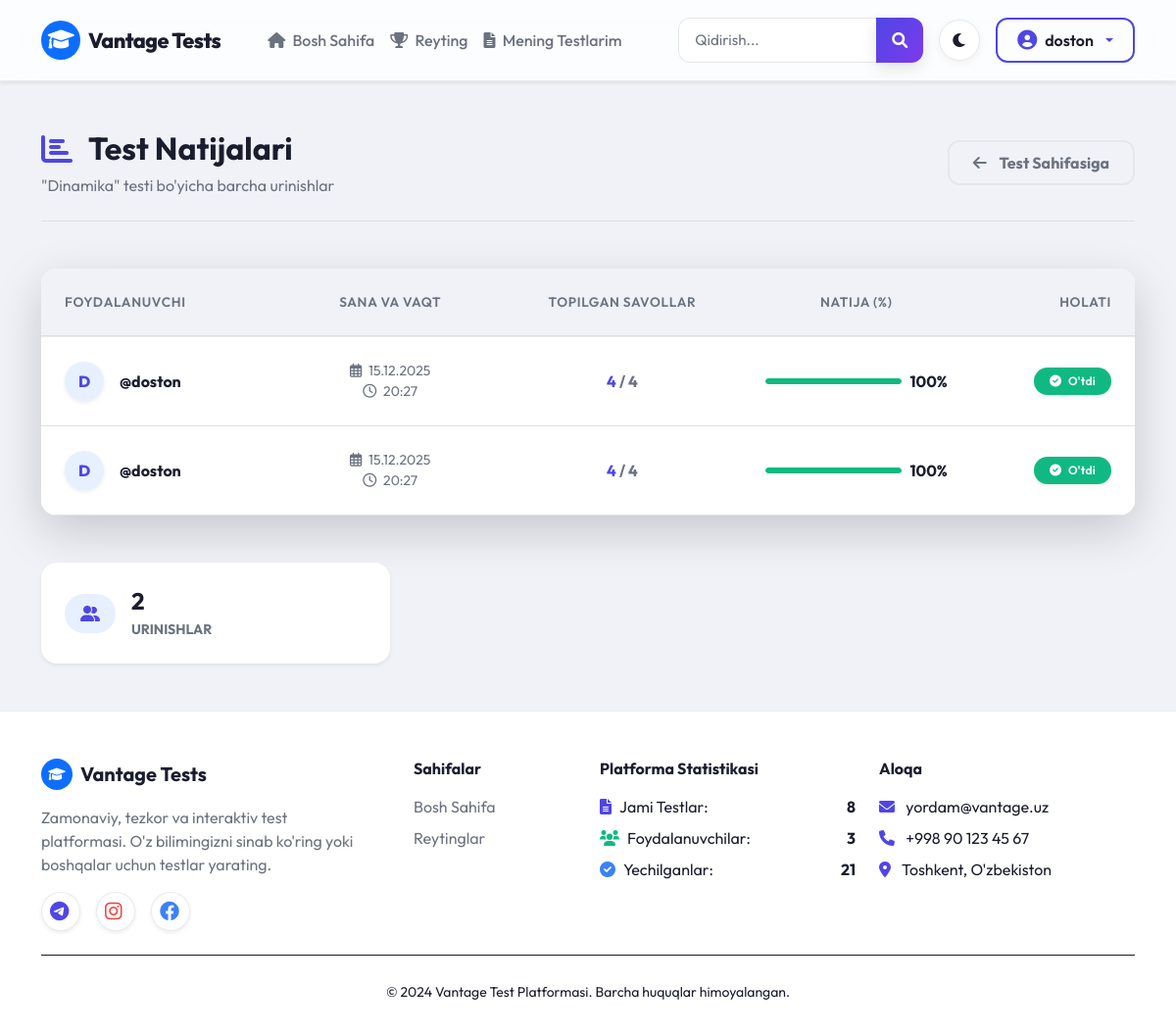
The app's page /test/7/results/ (signed in), older data.
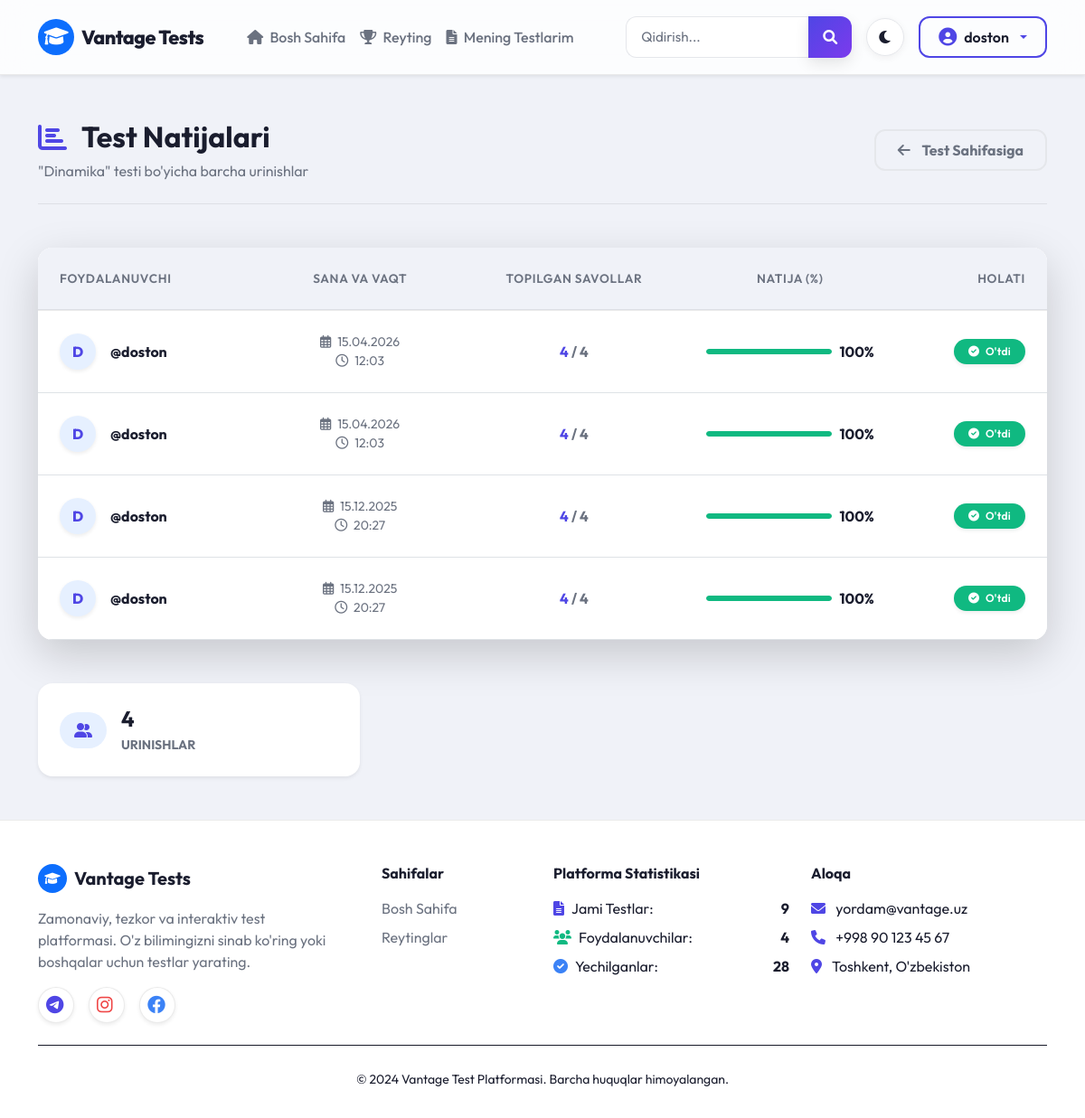
The same page, newer data.
### main/models.py (models this page shows, shortened)
class CheckTest(models.Model):
    student = models.ForeignKey(User, on_delete=models.CASCADE)
    test = models.ForeignKey(Test, on_delete=models.CASCADE)
    finded_questions = models.PositiveBigIntegerField(default=0)
    user_passed = models.BooleanField(default=False)
    percentage = models.PositiveBigIntegerField(default=0)
    is_public = models.BooleanField(default=True)
    started_at = models.DateTimeField(auto_now_add=True)
    finished_at = models.DateTimeField(null=True, blank=True)

class Test(models.Model):
    author = models.ForeignKey(User, on_delete=models.CASCADE)
    category = models.ForeignKey(Category, on_delete=models.CASCADE)
    title = models.CharField(max_length=200)
    maximum_attempts = models.PositiveBigIntegerField()
    duration = models.PositiveIntegerField(default=20, help_text="Test davomiyligi (daqiqada)")
    pass_percentage = models.PositiveBigIntegerField()

### main/views.py (the view)
# urls.py: path('test/<int:test_id>/results/', views.test_results_for_author, name='test_results_for_author'),
@login_required(login_url='login')
def test_results_for_author(request, test_id):
    test = get_object_or_404(Test, id=test_id, author=request.user)
    checktests = CheckTest.objects.filter(test=test).order_by('-started_at')
    return render(request, 'test_results_for_author.html', {'test': test, 'checktests': checktests})

### main/context_processors.py (called while the page is built)
def footer_stats(request):
    try:
        total_tests_count = Test.objects.count()
    except Exception:
        total_tests_count = 0
    try:
        active_users_count = User.objects.filter(is_active=True).count()
    except Exception:
        active_users_count = 0
    try:
        completed_tests_count = CheckTest.objects.count()
    except Exception:
        completed_tests_count = 0
    return {
        'total_tests_count': total_tests_count,
        'active_users_count': active_users_count,
        'completed_tests_count': completed_tests_count,
    }

### templates/test_results_for_author.html (shortened to what the changed rows need)
{% extends "base.html" %}
{% block content %}
<div class="container py-4">
    <div class="row justify-content-center">
        <div class="col-12">
            <div class="d-flex flex-column flex-md-row justify-content-between align-items-md-center mb-5 gap-3 border-bottom pb-4" style="border-color: var(--border) !important;">
                <div>
                    <h2 class="fw-bold mb-1 d-flex align-items-center">
                        <i class="fas fa-chart-bar text-primary me-3"></i> Test Natijalari
                    </h2>
                    <p class="text-muted mb-0">"{{ test.title }}" testi bo'yicha barcha urinishlar</p>
                </div>
            </div>
            <div class="card border-0 shadow-lg rounded-4 overflow-hidden bg-card">
                <div class="card-body p-0">
                    {% if checktests %}
                    <div class="table-responsive">
                        <table class="table table-hover align-middle mb-0 text-center">
                            <thead class="bg-light text-muted" style="font-size: 0.85rem; border-color: var(--border) !important;">
                                <tr>
                                    <th class="py-4 ps-4 text-start">Foydalanuvchi</th>
                                    <th class="py-4">Sana va Vaqt</th>
                                    <th class="py-4">Topilgan Savollar</th>
                                    <th class="py-4">Natija (%)</th>
                                    <th class="py-4 pe-4 text-end">Holati</th>
                                </tr>
                            </thead>
                            <tbody class="text-main" style="border-top: 1px solid var(--border);">
                                {% for ct in checktests %}
                                <tr style="transition: all 0.2s;">
                                    <td class="py-4 ps-4 text-start">
                                        <div class="d-flex align-items-center">
                                            <div class="bg-primary bg-opacity-10 text-primary rounded-circle d-flex align-items-center justify-content-center me-3 shadow-sm" style="width: 40px; height: 40px; font-weight: 800;">
                                                {{ ct.student.username|first|upper }}
                                            </div>
                                            <div>
                                                <h6 class="fw-bold mb-0">@{{ ct.student.username }}</h6>
                                            </div>
                                        </div>
                                    </td>
                                    <td class="py-4 text-muted small">
                                        <i class="far fa-calendar-alt me-1"></i> {{ ct.started_at|date:"d.m.Y" }}<br>
                                        <i class="far fa-clock me-1"></i> {{ ct.started_at|date:"H:i" }}
                                    </td>
                                    <td class="py-4 fw-bold">
                                        <span class="text-primary">{{ ct.finded_questions }}</span> <span class="text-muted">/ {{ test.question_set.count }}</span>
                                    </td>
                                    <td class="py-4">
                                        <div class="d-flex align-items-center justify-content-center gap-2">
                                            <div class="progress flex-grow-1" style="height: 6px; width: 60px; border-radius: 10px; background: rgba(0,0,0,0.05);">
                                                <div class="progress-bar {% if ct.user_passed %}bg-success{% else %}bg-danger{% endif %}" role="progressbar" style="width: {{ ct.percentage }}%; border-radius: 10px;"></div>
                                            </div>
                                            <span class="fw-bold">{{ ct.percentage }}%</span>
                                        </div>
                                    </td>
                                    <td class="py-4 pe-4 text-end">
                                        {% if ct.user_passed %}
                                            <span class="badge bg-success px-3 py-2 rounded-pill shadow-sm" style="font-size: 0.75rem;"><i class="fas fa-check-circle me-1"></i> O'tdi</span>
                                        {% else %}
                                            <span class="badge bg-danger px-3 py-2 rounded-pill shadow-sm" style="font-size: 0.75rem;"><i class="fas fa-times-circle me-1"></i> O'ta olmadi</span>
                                        {% endif %}
                                    </td>
                                </tr>
                                {% endfor %}
                            </tbody>
                        </table>
                    </div>
                    {% endif %}
                </div>
            </div>
            {% if checktests %}
            <div class="row mt-4 g-4">
                <div class="col-md-4">
                    <div class="card border-0 shadow-sm rounded-4 p-4 bg-card d-flex align-items-center flex-row">
                        <div class="bg-primary bg-opacity-10 text-primary rounded-pill px-3 py-2 me-3">
                            <i class="fas fa-user-friends"></i>
                        </div>
                        <div>
                            <h4 class="fw-bold mb-0 text-main">{{ checktests.count }}</h4>
                            <small class="text-muted fw-bold text-uppercase">Urinishlar</small>
                        </div>
                    </div>
                </div>
            </div>
            {% endif %}
        </div>
    </div>
</div>
{% endblock %}

### templates/base.html (shortened to what the changed rows need)
{% load static %}
<!DOCTYPE html>
<html lang="uz">
<head>
    <link href="https://cdn.jsdelivr.net/npm/bootstrap@5.1.3/dist/css/bootstrap.min.css" rel="stylesheet">
    <link href="https://cdnjs.cloudflare.com/ajax/libs/font-awesome/6.0.0/css/all.min.css" rel="stylesheet">
    <link rel="stylesheet" type="text/css" href="{% static 'style.css' %}">
</head>
<body>
    <main class="flex-grow-1 py-4">
        {% block content %}
        {% endblock content %}
    </main>
    <footer class="premium-footer">
        <div class="container">
            <div class="row gy-4">
                <div class="col-lg-3 col-md-6">
                    <ul class="list-unstyled text-muted">
                        <li class="mb-2 d-flex align-items-center">
                            <i class="fas fa-file-alt text-primary me-2"></i> Jami Testlar: <strong class="ms-auto text-main">{{ total_tests_count|default:"0" }}</strong>
                        </li>
                        <li class="mb-2 d-flex align-items-center">
                            <i class="fas fa-users text-success me-2"></i> Foydalanuvchilar: <strong class="ms-auto text-main">{{ active_users_count|default:"0" }}</strong>
                        </li>
                        <li class="mb-2 d-flex align-items-center">
                            <i class="fas fa-check-circle text-info me-2"></i> Yechilganlar: <strong class="ms-auto text-main">{{ completed_tests_count|default:"0" }}</strong>
                        </li>
                    </ul>
                </div>
            </div>
        </div>
    </footer>
</body>
</html>

Row changes from the older to the newer data that the page shows:
added CheckTest: student.username|first "D", student.username "doston", started_at "15.04.2026", started_at "12:03", finded_questions "4", {{ test.question_set.count }} "4", user_passed True (drawn), percentage "100"
added CheckTest: student.username|first "D", student.username "doston", started_at "15.04.2026", started_at "12:03", finded_questions "4", {{ test.question_set.count }} "4", user_passed True (drawn), percentage "100"
Text that changed along with them:
{{ checktests.count }}: "2" → "4"
{{ total_tests_count|default:"0" }}: "8" → "9"
{{ active_users_count|default:"0" }}: "3" → "4"
{{ completed_tests_count|default:"0" }}: "21" → "28"
